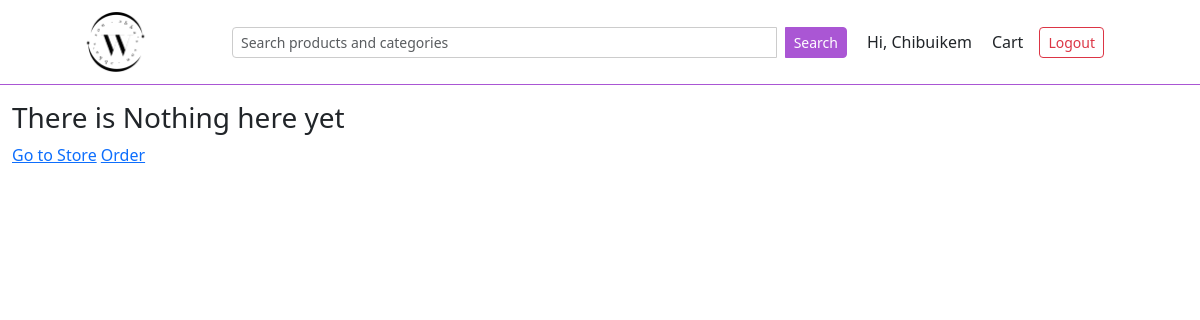
The page /order/cart/ (signed in) on the database as committed earlier.
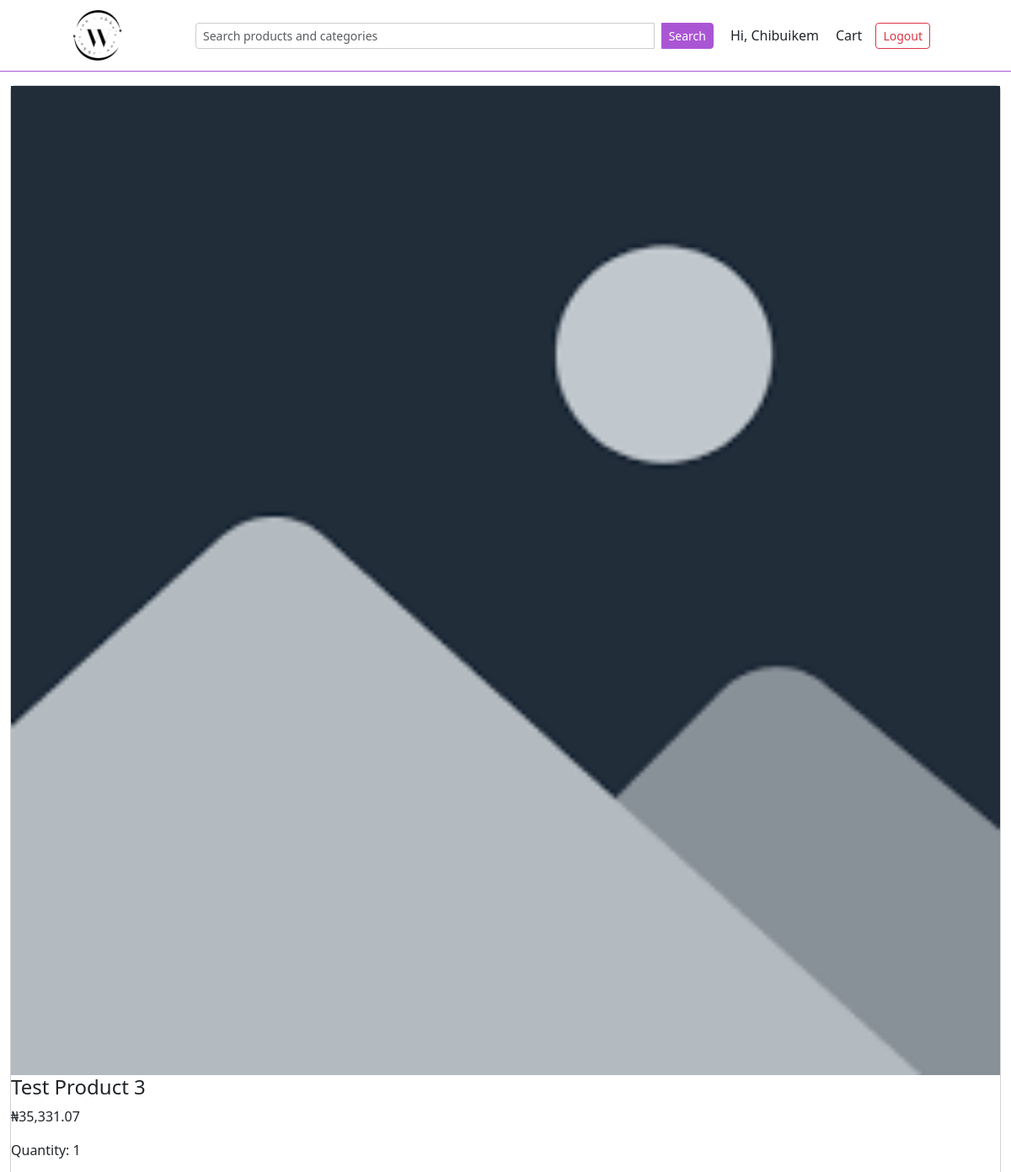
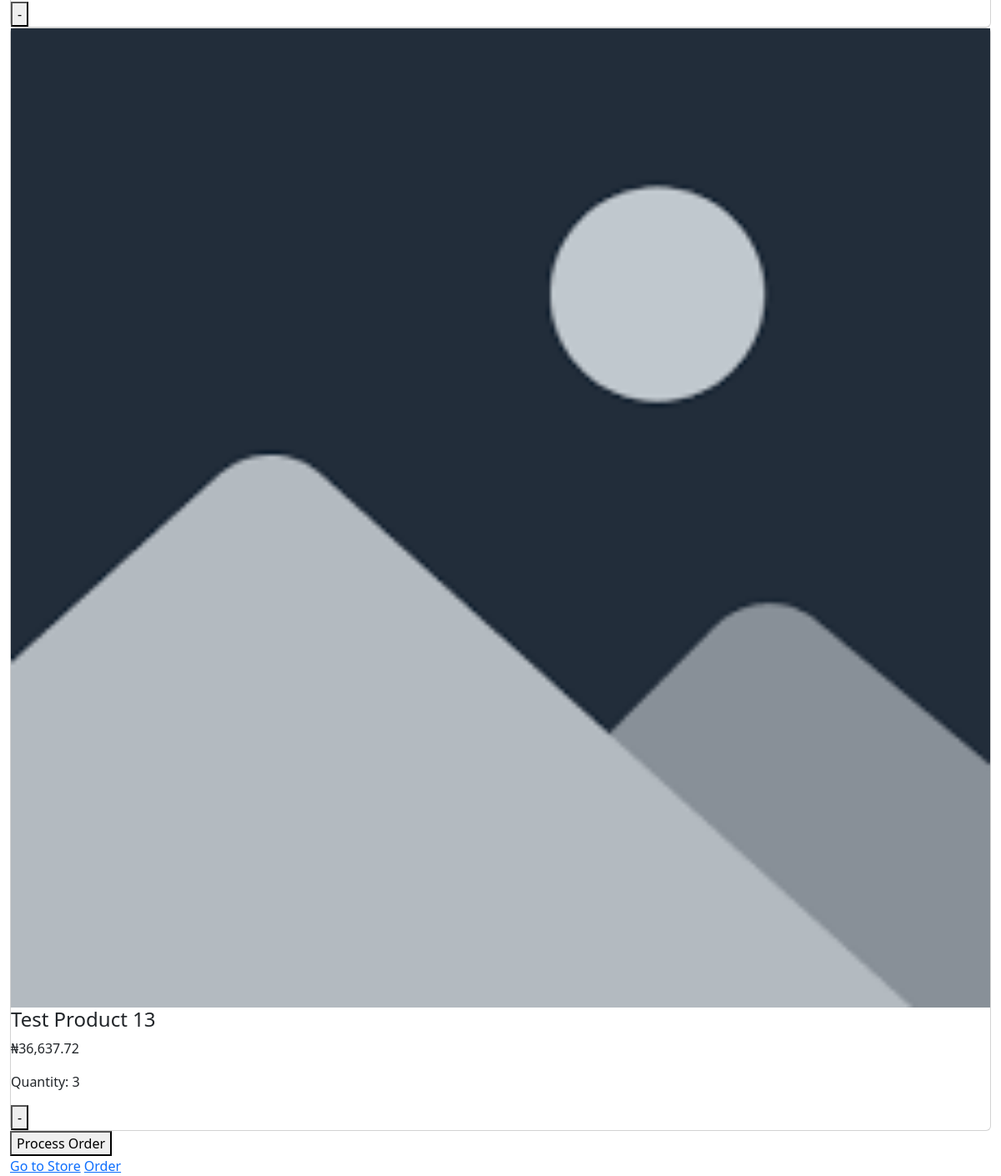
The same page on the database as committed later (2 pictures, top to bottom).
### order/models.py (models this page shows, shortened)
class OrderItem(models.Model):
    order = models.ForeignKey(Order, on_delete=models.CASCADE, related_name='items')
    product = models.ForeignKey(Product, on_delete=models.CASCADE)
    qty = models.IntegerField(default=1)
    price = models.DecimalField(max_digits=8, decimal_places=2)

### catalogue/models.py (models this page shows, shortened)
class Product(models.Model):
    name = models.CharField(max_length=100)
    slug = models.SlugField()
    description = models.TextField()
    category = models.ManyToManyField(Category, blank=True, related_name='product')
    price = models.DecimalField(max_digits=8, decimal_places=2)
    size = models.ManyToManyField(Size, blank=True, related_name='sizes')
    image = models.ImageField(default='products/images.png')
    product_type = models.ForeignKey(ProductType, on_delete=models.CASCADE, related_name='type', null=True)
    is_active = models.BooleanField()
    date_created = models.DateTimeField(auto_now_add=True)

### order/views.py (the view)
# urls.py: path('cart/', views.cart, name='cart'),
@login_required
def cart(request):
    orders = Order.objects.filter(user=request.user, status='Pending').first()
    cart = OrderItem.objects.select_related('product').filter(order=orders)
    return render(request, 'cart.html', {'cart':cart, 'order':orders,})

### order/templates/cart.html (shortened to what this page needs)
{% extends "layout.html" %}
{% load humanize %}
{% block content %}
        {% if cart|length == 0 %}
            <h3>There is Nothing here yet</h3>
        {% else %}
            <div>
                <div class="grid_block">
                    {% for item in cart %}
                        <div class="card">
                            <img class="prodimg" src="{{ item.product.image.url }}" alt="{{ item.product.name }}">
                            <h4 class="prod_name">{{ item.product.name }}</h4>
                            <p class="prod_price">₦{{ item.product.price|intcomma }}</p>
                            <p class="quantity">Quantity: {{ item.qty }}</p>
                            <form action=" {% url 'order:remove_from_cart' id=item.id %} " method="get">
                                <button class="checkout">-</button>
                            </form>
                        </div>
                    {% endfor %}
                </div>
                <form action=" {% url 'order:create_order' id=order.id %} " method="post">
                    <button class="checkout">Process Order</button>
                </form>
            </div>
        {% endif %}
        <a href=" {% url 'store:store' %} ">Go to Store</a>
        <a href=" {% url 'order:order_history'%} ">Order</a>
        {% endblock content %}

Rows that differ between the two databases and show on the page:
added OrderItem: product.image (picture), product.name "Test Product 3", product.price "35,331.07", qty "1"
added OrderItem: product.image (picture), product.name "Test Product 13", product.price "36,637.72", qty "3"
Other text that changed with them:
text no longer shown: "There is Nothing here yet"
text now shown: "Process Order"
